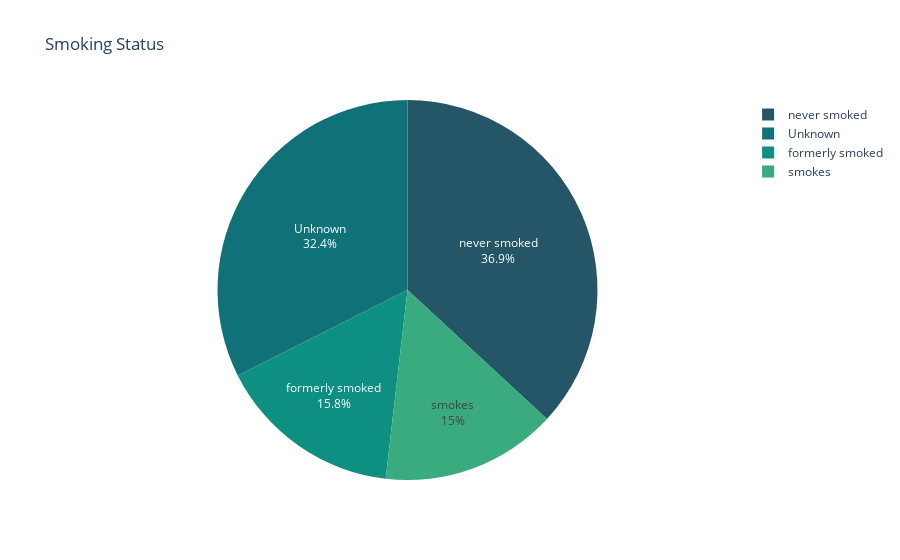

The code cell stored with this chart in its notebook:
### Code cell
smoking_status = dict(df['smoking_status'].value_counts())

fig = px.pie(names = smoking_status.keys(),values = smoking_status.values(),title = 'Smoking Status',color_discrete_sequence=px.colors.sequential.Aggrnyl)
fig.update_traces(textposition='inside', textinfo='percent+label')

### Figure 1 — Plotly figure (JSON) as saved in the notebook; plotly's stock layout.template omitted (floating-point values rounded to 4 significant figures)
{"data": [{"domain": {"x": [0, 1], "y": [0, 1]}, "hovertemplate": "label=%{label}<br>value=%{value}<extra></extra>", "labels": ["never smoked", "Unknown", "formerly smoked", "smokes"], "legendgroup": "", "name": "", "showlegend": true, "textinfo": "percent+label", "textposition": "inside", "type": "pie", "values": [1571, 1381, 671, 637]}], "layout": {"legend": {"tracegroupgap": 0}, "piecolorway": ["rgb(36, 86, 104)", "rgb(15, 114, 121)", "rgb(13, 143, 129)", "rgb(57, 171, 126)", "rgb(110, 197, 116)", "rgb(169, 220, 103)", "rgb(237, 239, 93)"], "title": {"text": "Smoking Status"}}}
